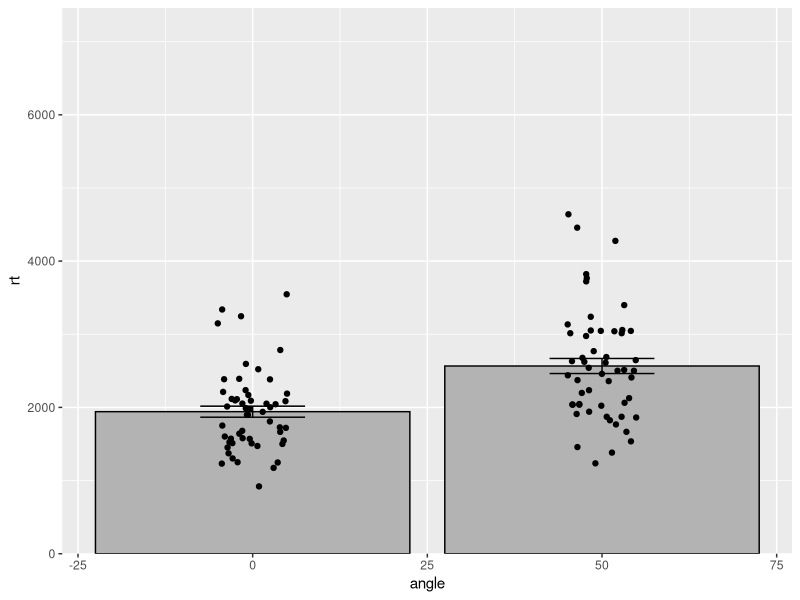
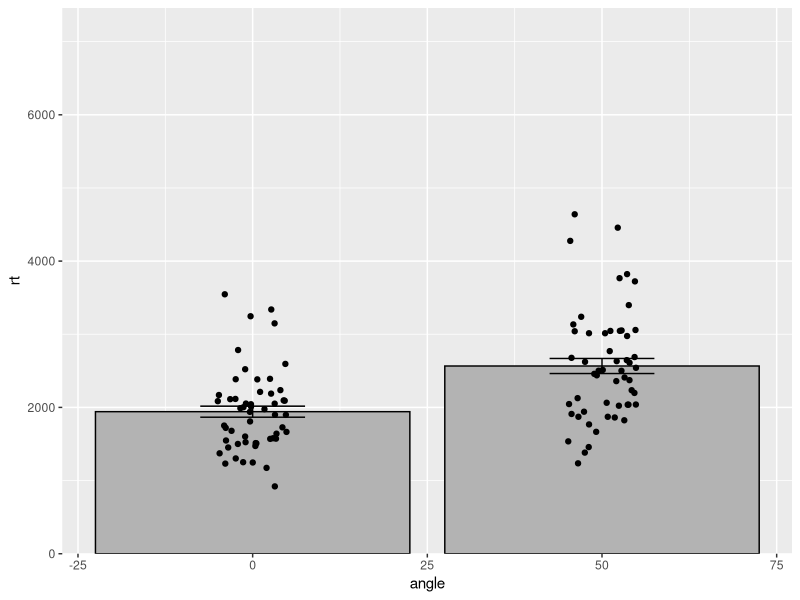
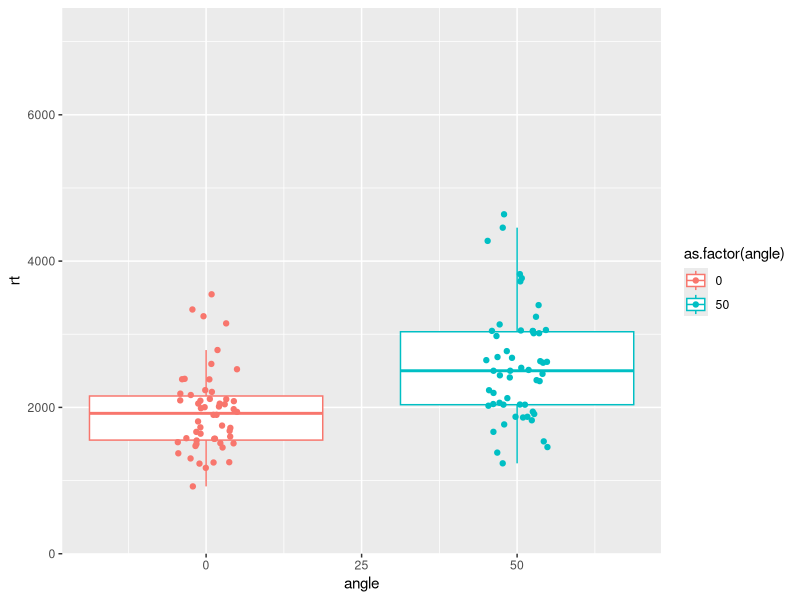
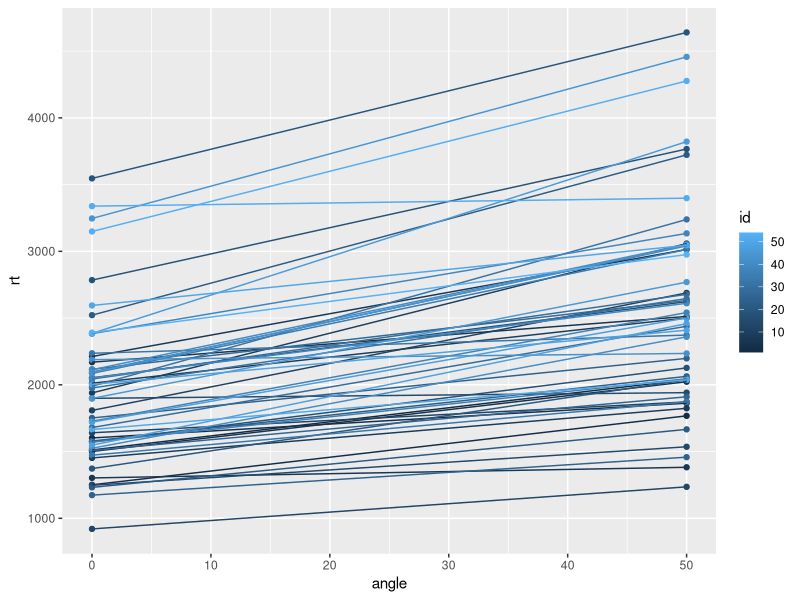
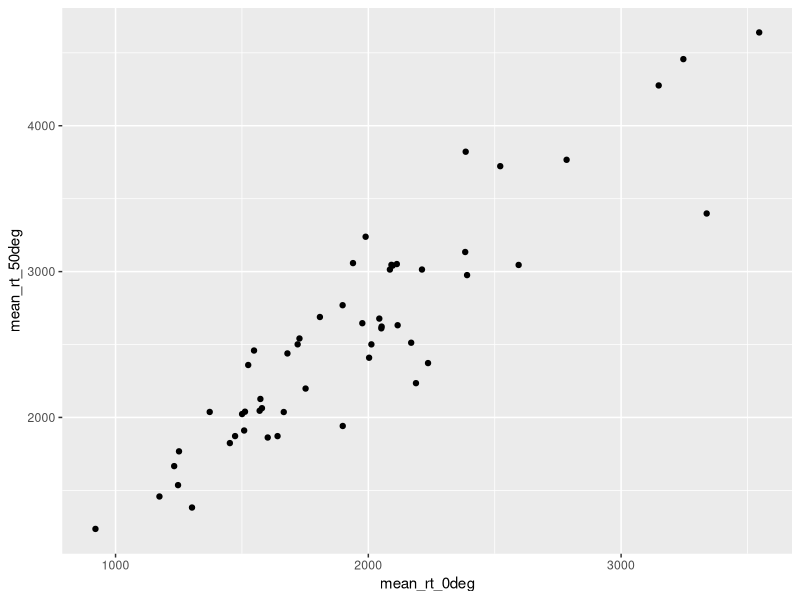
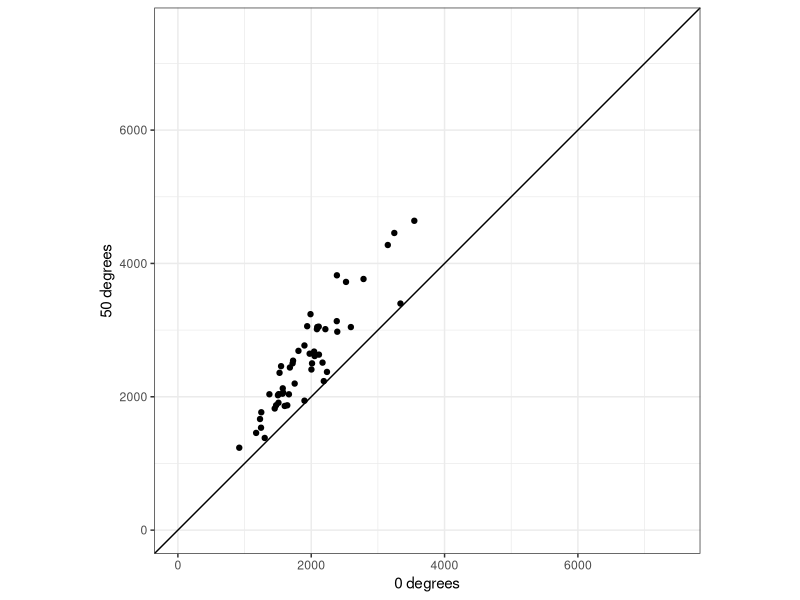
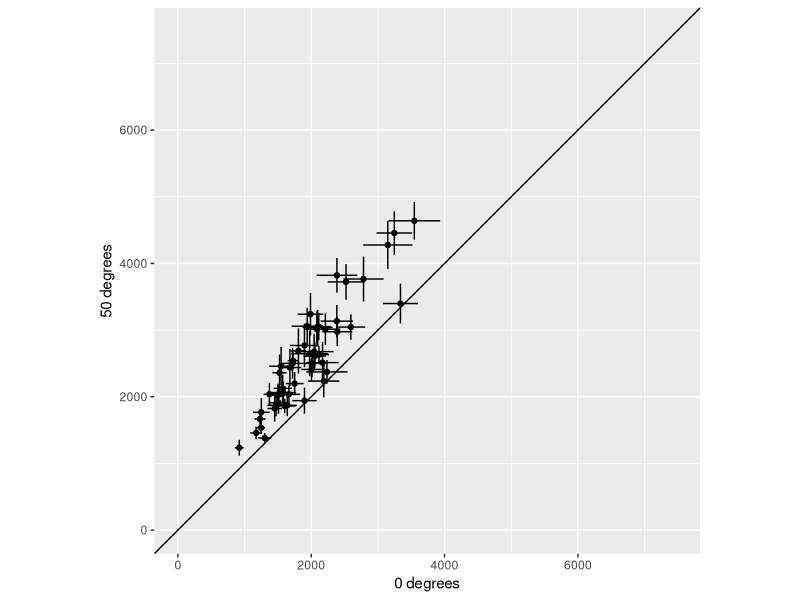
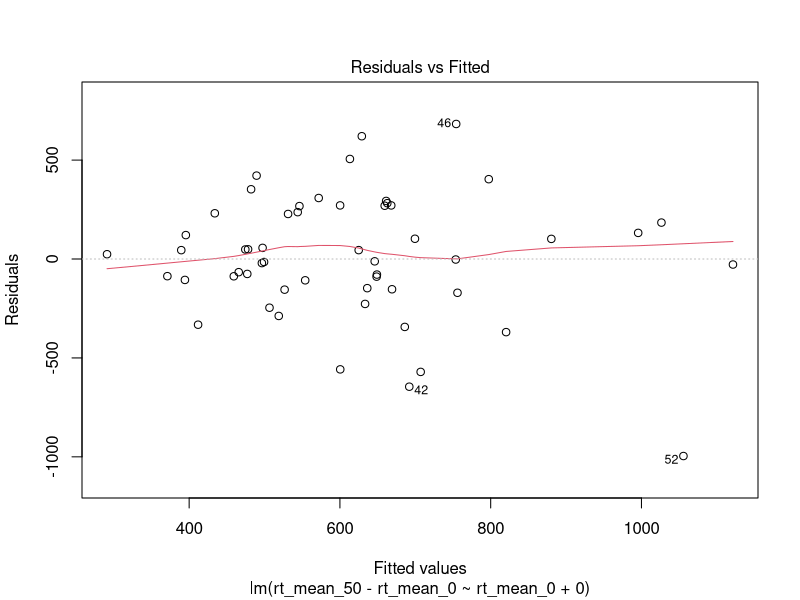

Recreate these plots in R, in order.
## ---- chunk 1
library(tidyverse)
## ---- chunk 2
d <- read_csv("../data/ganis-kievit-2015.csv")
d
## ---- chunk 3
d %>%
transmute(
    id = Subject,
    angle = angle,
    correct = correct.incorrect,
    rt = Time
    ) %>%
    filter(angle < 51) -> d

d
## ---- chunk 4
summary(d)
## ---- chunk 5
d %>% 
  group_by(id, angle) %>%
  summarize(rt = mean(rt, na.rm = T)) -> subject_means
subject_means
## ---- chunk 6
ggplot(subject_means, aes(x = angle, y = rt)) +
  geom_bar(
    stat = "summary",
    fun.y = "mean",
    col = "black",
    fill = "gray70"
  ) +
  geom_errorbar(
    stat = "summary", 
    fun.data = "mean_se", 
    col = "black", 
    width = 15
  ) +
  geom_point(position = position_jitter(h = 0, w = 5)) +
  scale_y_continuous(limits = c(0, max(d$rt, na.rm = T)), expand = c(0, 0))
## ---- chunk 7
ggplot(subject_means, aes(x = angle, y = rt)) +
  stat_summary(
    geom = "bar",
    fun.y = "mean",
    col = "black",
    fill = "gray70"
  ) +
  stat_summary(
    geom = "errorbar",
    fun.data = "mean_se",
    col = "black",
    width = 15
  ) +
  geom_point(position = position_jitter(h = 0, w = 5)) +
  scale_y_continuous(limits = c(0, max(d$rt, na.rm = T)), expand = c(0, 0))
## ---- chunk 8
ggplot(subject_means, aes(x = angle, y = rt, group = as.factor(angle), colour = as.factor(angle))) +
    geom_boxplot(outlier.shape = NA) + # lebo nakreslíme všetky dáta neskôr
    geom_point(position = position_jitter(h = 0, w = 5)) +
    scale_y_continuous(limits = c(0, max(d$rt, na.rm = T)),
    expand = c(0, 0))
## ---- chunk 9
ggplot(subject_means, aes(x = angle, y = rt, group = id, colour = id)) +
  geom_point() + 
  geom_line()
## ---- chunk 10
subject_means_wide <- spread(subject_means, key = angle, value = rt, sep = "_") %>%
  rename(mean_rt_0deg = angle_0, mean_rt_50deg = angle_50)
subject_means_wide 
## ---- chunk 11
ggplot(subject_means_wide, aes(x = mean_rt_0deg, y = mean_rt_50deg)) +
    geom_point()
## ---- chunk 12
lims <- c(min(d$rt, na.rm = T), max(d$rt, na.rm = T))
wsplot <-
    ggplot(subject_means_wide, aes(x = mean_rt_0deg, y = mean_rt_50deg)) +
    geom_point() +
    geom_abline() +
    scale_x_continuous("0 degrees", limits = lims) +
    scale_y_continuous("50 degrees", limits = lims) +
    theme_bw() +
    theme(aspect.ratio = 1)


wsplot
## ---- chunk 13
subject_summaries <- group_by(d, id, angle) %>%
    summarize(mean = mean(rt, na.rm = T),
              se = sd(rt, na.rm = T) / sqrt(n()))
subject_summaries
## ---- chunk 14
means_and_errors <- gather(subject_summaries, key = "val_type", value = "val", mean, se) %>%
  unite(rt, val_type, angle, sep = "_") %>%
  spread(key = rt, value = val, sep = "_")
means_and_errors
## ---- chunk 15
means_and_errors_new <- 
  transmute(subject_summaries, # Toto je len kozmetika, aby sem mali rovnaké názvy u stĺpcov
            id = id,
            angle = angle,
            rt_mean = mean,
            rt_se = se) %>%
  pivot_wider(names_from = angle, values_from = c("rt_mean", "rt_se")) # <-- toto je podstatné
means_and_errors_new
## ---- chunk 16
ggplot(means_and_errors, aes(x=rt_mean_0, y=rt_mean_50)) +
    geom_point() +
    geom_errorbar(aes(ymin=rt_mean_50-rt_se_50, ymax=rt_mean_50+rt_se_50)) +
    geom_errorbarh(aes(xmin=rt_mean_0-rt_se_0, xmax=rt_mean_0+rt_se_0)) +
    geom_abline() +
    scale_x_continuous("0 degrees", limits = lims) +
    scale_y_continuous("50 degrees", limits = lims) +
    theme(aspect.ratio=1)
## ---- chunk 17
fit_rt <- lm(rt_mean_50-rt_mean_0 ~ rt_mean_0 + 0, data = means_and_errors)
summary(fit_rt)
plot(fit_rt)
